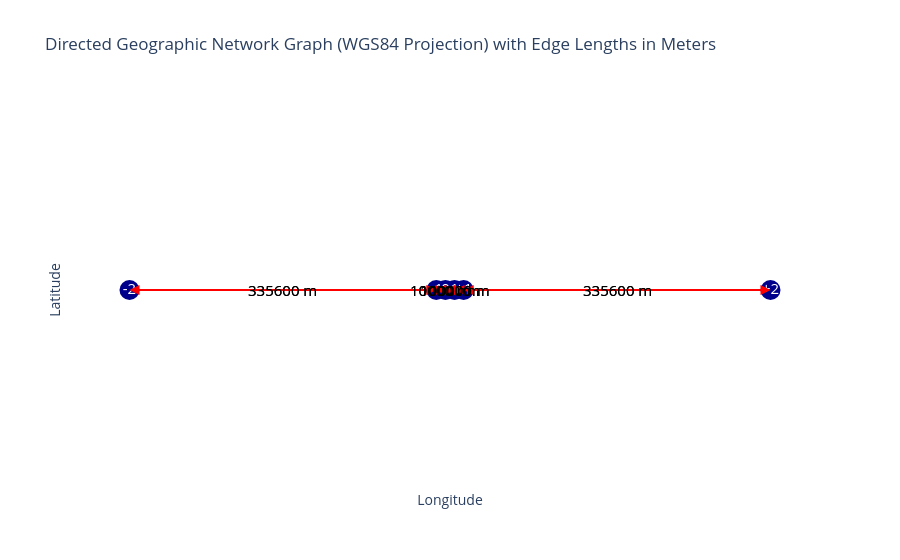

The cell this chart's notebook holds for it:
### Code cell
graph_module.plot_graph(graph)

### Figure 1 — Plotly figure (JSON) as saved in the notebook; plotly's stock layout.template omitted (floating-point values rounded to 4 significant figures)
{"data": [{"hoverinfo": "none", "line": {"color": "red", "width": 2}, "mode": "lines", "type": "scatter", "x": [-3.149, -0.1347], "y": [0, 0]}, {"hoverinfo": "none", "line": {"color": "red", "width": 2}, "mode": "lines", "type": "scatter", "x": [-0.1347, -3.149], "y": [0, 0]}, {"hoverinfo": "none", "line": {"color": "red", "width": 2}, "mode": "lines", "type": "scatter", "x": [-0.1347, -0.04492], "y": [0, 0]}, {"hoverinfo": "none", "line": {"color": "red", "width": 2}, "mode": "lines", "type": "scatter", "x": [-0.04492, -0.1347], "y": [0, 0]}, {"hoverinfo": "none", "line": {"color": "red", "width": 2}, "mode": "lines", "type": "scatter", "x": [-0.04492, 0.04492], "y": [0, 0]}, {"hoverinfo": "none", "line": {"color": "red", "width": 2}, "mode": "lines", "type": "scatter", "x": [0.04492, -0.04492], "y": [0, 0]}, {"hoverinfo": "none", "line": {"color": "red", "width": 2}, "mode": "lines", "type": "scatter", "x": [0.04492, 0.1347], "y": [0, 0]}, {"hoverinfo": "none", "line": {"color": "red", "width": 2}, "mode": "lines", "type": "scatter", "x": [0.1347, 0.04492], "y": [0, 0]}, {"hoverinfo": "none", "line": {"color": "red", "width": 2}, "mode": "lines", "type": "scatter", "x": [0.1347, 3.149], "y": [0, 0]}, {"hoverinfo": "none", "line": {"color": "red", "width": 2}, "mode": "lines", "type": "scatter", "x": [3.149, 0.1347], "y": [0, 0]}, {"hoverinfo": "text", "marker": {"color": "darkblue", "size": 20}, "mode": "markers+text", "text": ["-2", "-1", "0", "1", "+1", "+2"], "textfont": {"color": "white", "size": 15}, "textposition": "middle center", "type": "scatter", "x": [-3.149, -0.1347, -0.04492, 0.04492, 0.1347, 3.149], "y": [0, 0, 0, 0, 0, 0]}], "layout": {"annotations": [{"arrowcolor": "red", "arrowhead": 2, "arrowsize": 2, "arrowwidth": 1, "ax": -3.149, "axref": "x", "ay": 0, "ayref": "y", "showarrow": true, "x": -0.1347, "xref": "x", "y": 0, "yref": "y"}, {"arrowcolor": "red", "arrowhead": 2, "arrowsize": 2, "arrowwidth": 1, "ax": -0.1347, "axref": "x", "ay": 0, "ayref": "y", "showarrow": true, "x": -3.149, "xref": "x", "y": 0, "yref": "y"}, {"arrowcolor": "red", "arrowhead": 2, "arrowsize": 2, "arrowwidth": 1, "ax": -0.1347, "axref": "x", "ay": 0, "ayref": "y", "showarrow": true, "x": -0.04492, "xref": "x", "y": 0, "yref": "y"}, {"arrowcolor": "red", "arrowhead": 2, "arrowsize": 2, "arrowwidth": 1, "ax": -0.04492, "axref": "x", "ay": 0, "ayref": "y", "showarrow": true, "x": -0.1347, "xref": "x", "y": 0, "yref": "y"}, {"arrowcolor": "red", "arrowhead": 2, "arrowsize": 2, "arrowwidth": 1, "ax": -0.04492, "axref": "x", "ay": 0, "ayref": "y", "showarrow": true, "x": 0.04492, "xref": "x", "y": 0, "yref": "y"}, {"arrowcolor": "red", "arrowhead": 2, "arrowsize": 2, "arrowwidth": 1, "ax": 0.04492, "axref": "x", "ay": 0, "ayref": "y", "showarrow": true, "x": -0.04492, "xref": "x", "y": 0, "yref": "y"}, {"arrowcolor": "red", "arrowhead": 2, "arrowsize": 2, "arrowwidth": 1, "ax": 0.04492, "axref": "x", "ay": 0, "ayref": "y", "showarrow": true, "x": 0.1347, "xref": "x", "y": 0, "yref": "y"}, {"arrowcolor": "red", "arrowhead": 2, "arrowsize": 2, "arrowwidth": 1, "ax": 0.1347, "axref": "x", "ay": 0, "ayref": "y", "showarrow": true, "x": 0.04492, "xref": "x", "y": 0, "yref": "y"}, {"arrowcolor": "red", "arrowhead": 2, "arrowsize": 2, "arrowwidth": 1, "ax": 0.1347, "axref": "x", "ay": 0, "ayref": "y", "showarrow": true, "x": 3.149, "xref": "x", "y": 0, "yref": "y"}, {"arrowcolor": "red", "arrowhead": 2, "arrowsize": 2, "arrowwidth": 1, "ax": 3.149, "axref": "x", "ay": 0, "ayref": "y", "showarrow": true, "x": 0.1347, "xref": "x", "y": 0, "yref": "y"}, {"font": {"color": "black", "size": 15}, "showarrow": false, "text": "335600 m", "x": -1.642, "y": 0}, {"font": {"color": "black", "size": 15}, "showarrow": false, "text": "335600 m", "x": -1.642, "y": 0}, {"font": {"color": "black", "size": 15}, "showarrow": false, "text": "10000 m", "x": -0.08983, "y": 0}, {"font": {"color": "black", "size": 15}, "showarrow": false, "text": "10000 m", "x": -0.08983, "y": 0}, {"font": {"color": "black", "size": 15}, "showarrow": false, "text": "10000 m", "x": 0, "y": 0}, {"font": {"color": "black", "size": 15}, "showarrow": false, "text": "10000 m", "x": 0, "y": 0}, {"font": {"color": "black", "size": 15}, "showarrow": false, "text": "10000 m", "x": 0.08983, "y": 0}, {"font": {"color": "black", "size": 15}, "showarrow": false, "text": "10000 m", "x": 0.08983, "y": 0}, {"font": {"color": "black", "size": 15}, "showarrow": false, "text": "335600 m", "x": 1.642, "y": 0}, {"font": {"color": "black", "size": 15}, "showarrow": false, "text": "335600 m", "x": 1.642, "y": 0}], "plot_bgcolor": "white", "showlegend": false, "title": {"text": "Directed Geographic Network Graph (WGS84 Projection) with Edge Lengths in Meters"}, "xaxis": {"showgrid": false, "showticklabels": false, "title": {"text": "Longitude"}, "zeroline": false}, "yaxis": {"showgrid": false, "showticklabels": false, "title": {"text": "Latitude"}, "zeroline": false}}}
